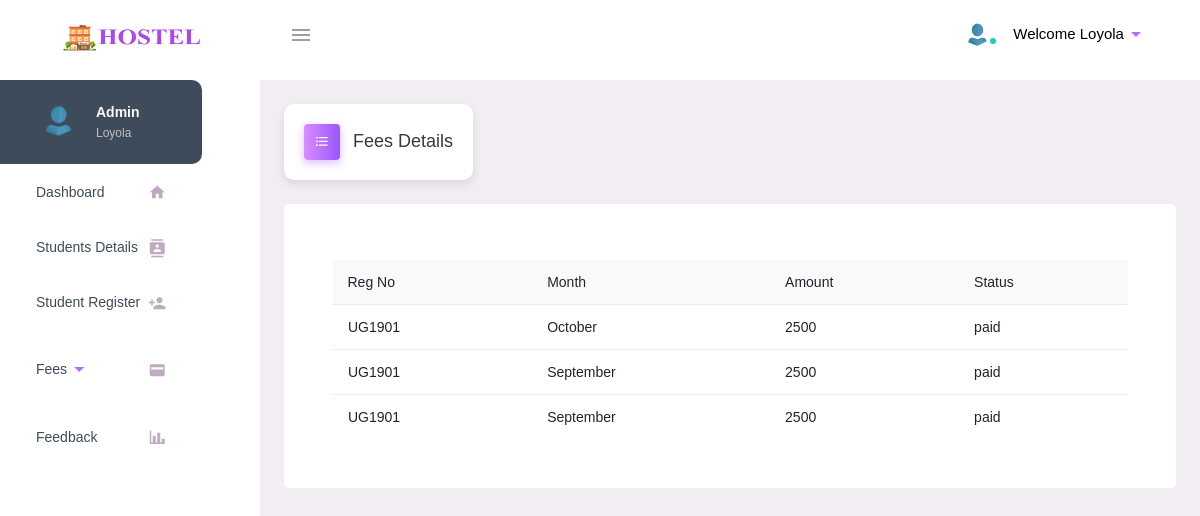
Screenshot of /admin/fees_details.php?reg=UG1901 (signed in) with the database file from the repository.
### tables this page shows
CREATE TABLE `paid` (
  `id` varchar(20) NOT NULL,
  `reg` varchar(50) NOT NULL,
  `total` varchar(50) NOT NULL,
  `date` varchar(50) NOT NULL,
  `month` varchar(50) NOT NULL
);

### admin/fees_details.php (the view, shortened to what this page needs)
<?php
include('../dbconnect.php');
?>
<!DOCTYPE html>
<html lang="en">
<head>
    <link rel="stylesheet" href="./include/materialdesignicons.min.css">
    <link rel="stylesheet" href="./include/vendor.bundle.base.css">
    <link rel="stylesheet" href="./include/style.css">
    <link rel="stylesheet" href="https://cdn.jsdelivr.net/npm/@mdi/font/css/materialdesignicons.min.css">
    <link rel="stylesheet" href="./include/exstyle.css">
</head>
<body class="">
    <div class="container-scroller">
        <header class="topbar" data-navbarbg="skin6">
            <?php include 'navbar.php' ?>
        </header>
        <div class="container-fluid page-body-wrapper pt-0 proBanner-padding-top">
            <div class="navcantainer d-fixed">
                <?php include 'sidebar.php' ?>
            </div>
            <div class="main-panel">
                <div class="content-wrapper p-4">
                    <div class="page-header">
                        <h3 class="page-title">
                            <span class="page-title-icon bg-gradient-primary text-white mr-2">
                                <i class="mdi mdi-format-list-bulleted menu-icon"></i>
                            </span> Fees Details
                        </h3>
                    </div>
                    <div class="grid-margin card p-5 stretch-card">
                        <table class="table table-responsive-xl">
                            <thead class="bg-light"><h1>
                                <tr>
                                    <th>Reg No</th>
                                    <th>Month</th>
                                    <th>Amount</th>
                                    <th>Status</th>
                                </tr></h1>
                            </thead>
                            <?php
                            $reg = $_GET['reg'];
                            $qry = mysqli_query($connect, "select * from paid where reg='$reg'");
                            while ($row = mysqli_fetch_array($qry)) {
                                $reg = $row['reg'];
                            ?>
                                <tr class="alert " role="alert">
                                    <td>
                                        <div><?php echo $reg; ?></div>
                                    </td>
                                    <td>
                                        <div><?php echo $row['month']; ?></div>
                                    </td>
                                    <td>
                                        <div><?php echo $row['total']; ?></div>
                                    </td>
                                    <td>
                                        <div><?php echo "paid"; ?></div>
                                    </td>
                                </tr>
                            <?php
                            }
                            ?>
                        </table>
                    </div>
                </div>
            </div>
        </div>
    </div>
</body>
</html>

### admin/include/exstyle.css (style rules this page uses)
.page-title, .date, .time { background-color: #fff; box-shadow: 0 4px 8px rgba(0, 0, 0, 0.1); padding: 20px; border-radius: 10px; display: inline-block; }
.menu-icon { transition: transform 0.3s ease; }
body { font-family: Verdana, Geneva, sans-serif; font-size: 14px; }

### rows the page displays
paid: reg "UG1901", month "October", total "2500"
paid: reg "UG1901", month "September", total "2500"
paid: reg "UG1901", month "September", total "2500"

### other values shown
$_SESSION['name'] "Loyola"
